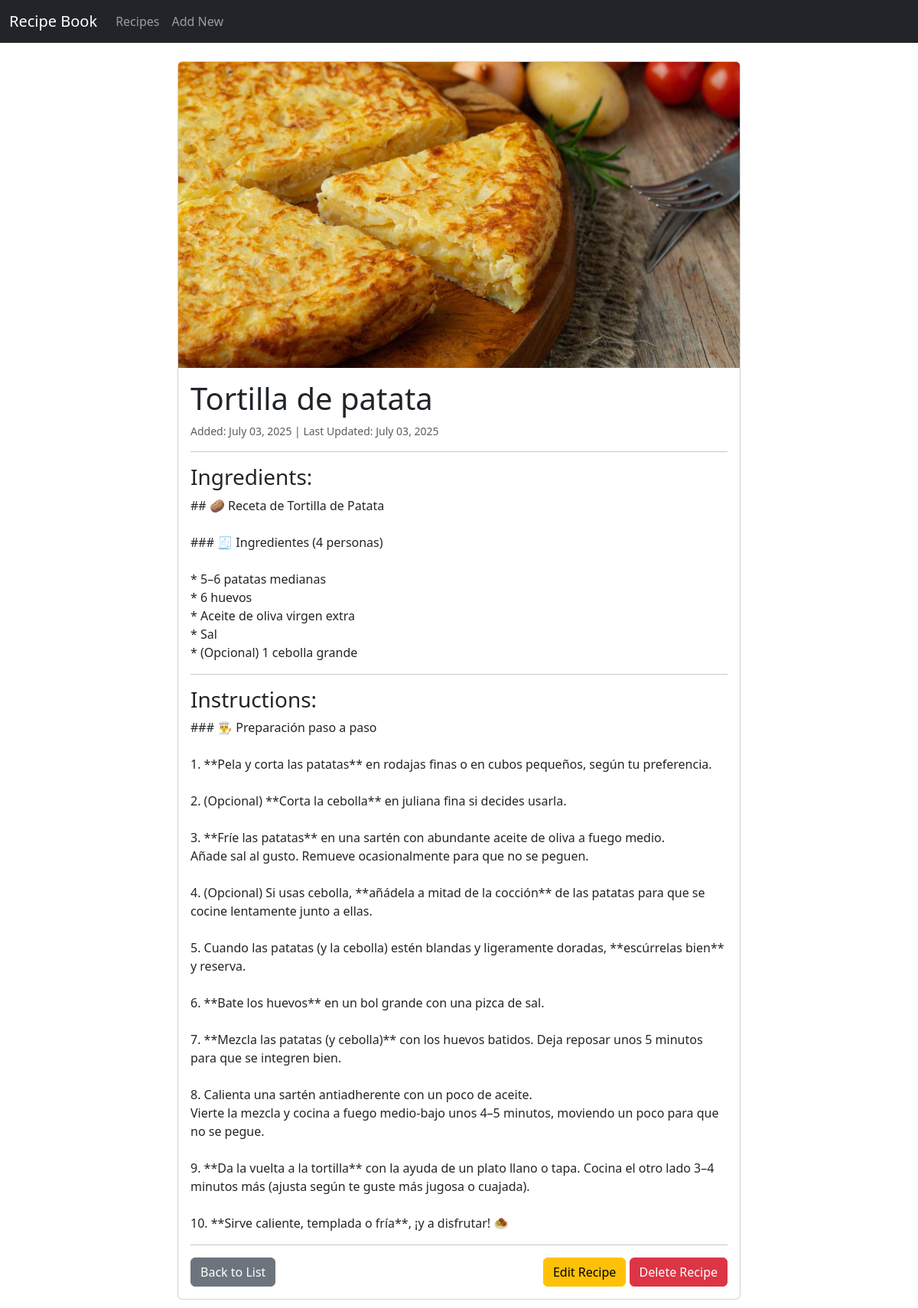
Page /recipes/1/ on the committed database.
### recipes/models.py (models this page shows, shortened)
class Recipe(models.Model):
    title = models.CharField(
        max_length=200,
        unique=True,  # Ensure recipe titles are unique for easy identification
        help_text="The name of the recipe."
    )
    image = models.ImageField(
        upload_to='recipe_images/',  # Images will be stored in media/recipe_images/
        blank=True,  # Image is optional
        null=True,   # Allows the database column to be NULL
        help_text="Upload an image for the recipe. Optional."
    )
    image_url = models.URLField(
        max_length=500,
        blank=True,
        null=True,
        help_text="Alternatively, provide a URL for the recipe image. Optional."
    )
    ingredients = models.TextField(
        help_text="List all ingredients, separated by newlines or commas. Markdown formatting allowed."
    )
    steps = models.TextField(
        help_text="Provide step-by-step instructions for preparing the recipe. Markdown formatting allowed."
    )
    created_at = models.DateTimeField(
        auto_now_add=True,  # Automatically sets the creation timestamp when the object is first created
        help_text="The date and time when the recipe was added."
    )
    updated_at = models.DateTimeField(
        auto_now=True,      # Automatically updates the timestamp every time the object is saved
        help_text="The date and time when the recipe was last updated."
    )
    class Meta:
        ordering = ['title']
        verbose_name = "Recipe"
        verbose_name_plural = "Recipes"
    def get_image_display_url(self):
        if self.image:
            return self.image.url
        elif self.image_url:
            return self.image_url
        return 'https://via.placeholder.com/150?text=No+Image' # Placeholder if neither is provided

### recipes/views.py (the view)
# urls.py: path('<int:pk>/', views.RecipeDetailView.as_view(), name='recipe_detail'),
class RecipeDetailView(DetailView):
    model = Recipe
    template_name = 'recipes/recipe_detail.html'
    context_object_name = 'recipe'

### recipes/templates/recipes/recipe_detail.html (shortened to what this page needs)
{% extends 'base.html' %}
{% block content %}
    <div class="container mt-4">
        <div class="row">
            <div class="col-md-8 offset-md-2">
                <div class="card mb-4">
                    {% if recipe.image or recipe.image_url %}
                        <img src="{{ recipe.get_image_display_url }}" class="card-img-top" alt="{{ recipe.title }}" style="max-height: 400px; object-fit: cover;">
                    {% else %}
                        <img src="https://via.placeholder.com/400x300?text=No+Image" class="card-img-top" alt="No image available" style="max-height: 400px; object-fit: cover;">
                    {% endif %}
                    <div class="card-body">
                        <h1 class="card-title">{{ recipe.title }}</h1>
                        <p class="text-muted small">
                            Added: {{ recipe.created_at|date:"F d, Y" }} | Last Updated: {{ recipe.updated_at|date:"F d, Y" }}
                        </p>
                        <hr>
                        <h3>Ingredients:</h3>
                        <div class="card-text ingredients-list">
                            <p>{{ recipe.ingredients|linebreaksbr }}</p>
                        </div>
                        <hr>
                        <h3>Instructions:</h3>
                        <div class="card-text steps-list">
                            <p>{{ recipe.steps|linebreaksbr }}</p>
                        </div>
                        <hr>
                        <div class="d-flex justify-content-between">
                            <a href="{% url 'recipes:recipe_list' %}" class="btn btn-secondary">Back to List</a>
                            <div>
                                <a href="{% url 'recipes:recipe_update' pk=recipe.pk %}" class="btn btn-warning">Edit Recipe</a>
                                <a href="{% url 'recipes:recipe_delete' pk=recipe.pk %}" class="btn btn-danger">Delete Recipe</a>
                            </div>
                        </div>
                    </div>
                </div>
            </div>
        </div>
    </div>
{% endblock %}

### rows in the picture
Recipe: get_image_display_url (picture), title "Tortilla de patata", created_at "July 03, 2025", updated_at "July 03, 2025", ingredients "## 🥔 Receta de Tortilla de Patata ### 🧾 Ingredientes (4 personas) * 5–6 patatas medianas * 6 huevos * Aceite de oliva virgen extra * Sal * (Opcional) 1 cebolla grande", steps "### 👨‍🍳 Preparación paso a paso 1. **Pela y corta las patatas** en rodajas finas o en cubos pequeños, según tu preferencia. 2. (Opcional) **Corta la cebolla** en juliana fina si decides usarla. 3. **Fríe las patatas** en una sartén con abundante aceite de oliva a fuego medio. Añade sal al gusto. Remueve ocasionalmente para que no se peguen. 4. (Opcional) Si usas cebolla, **añádela a mitad de la cocción** de las patatas para que se cocine lentamente junto a ellas. 5. Cuando las patatas (y la cebolla) estén blandas y ligeramente doradas, **escúrrelas bien** y reserva. 6. **Bate los huevos** en un bol grande con una pizca de sal. 7. **Mezcla las patatas (y cebolla)** con los huevos batidos.…"
